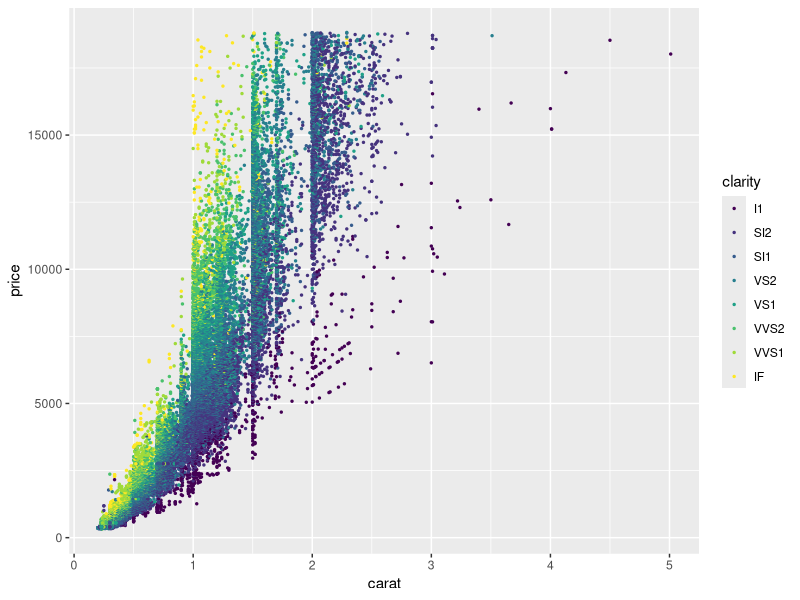
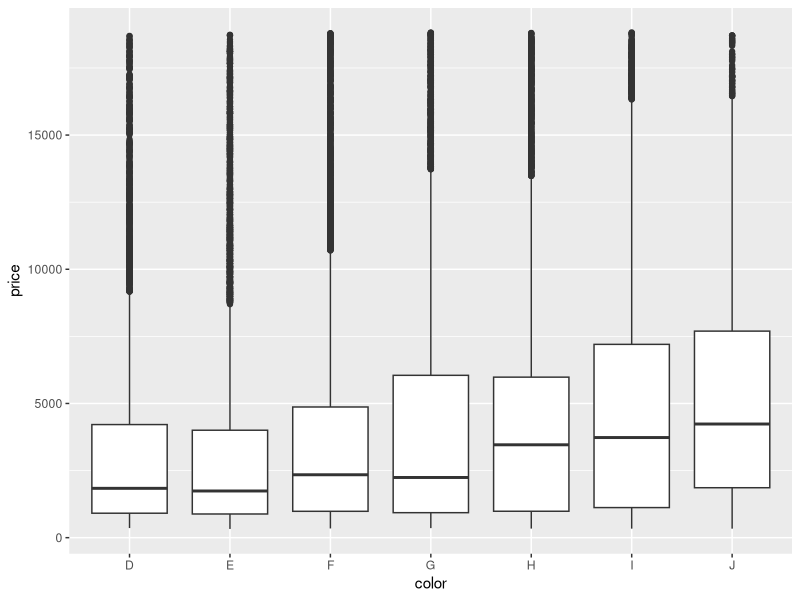
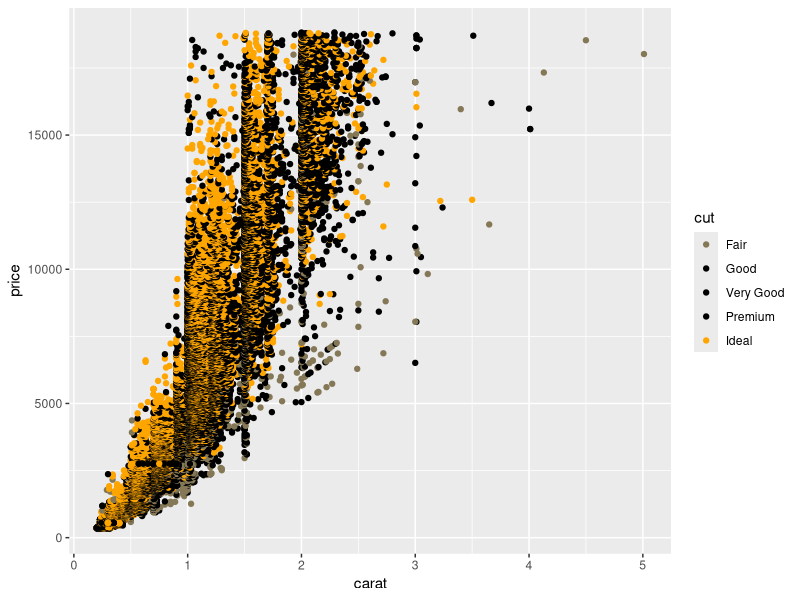
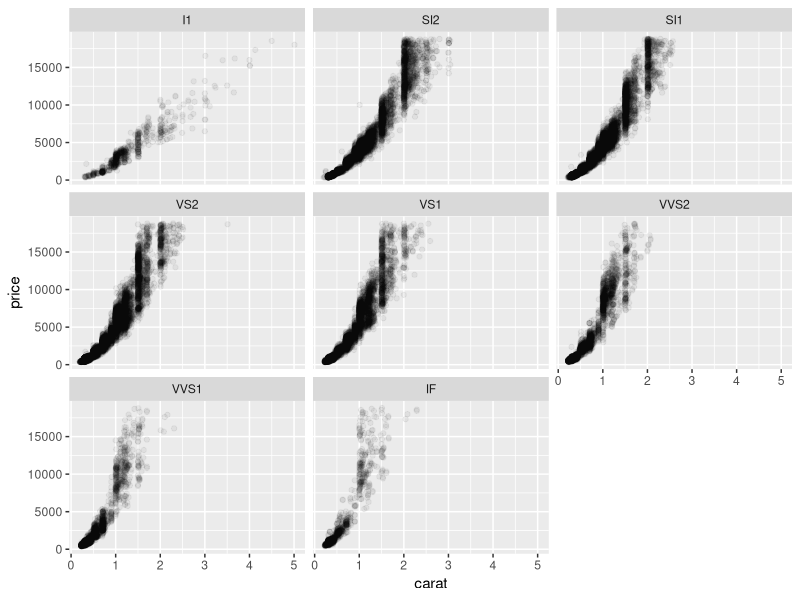
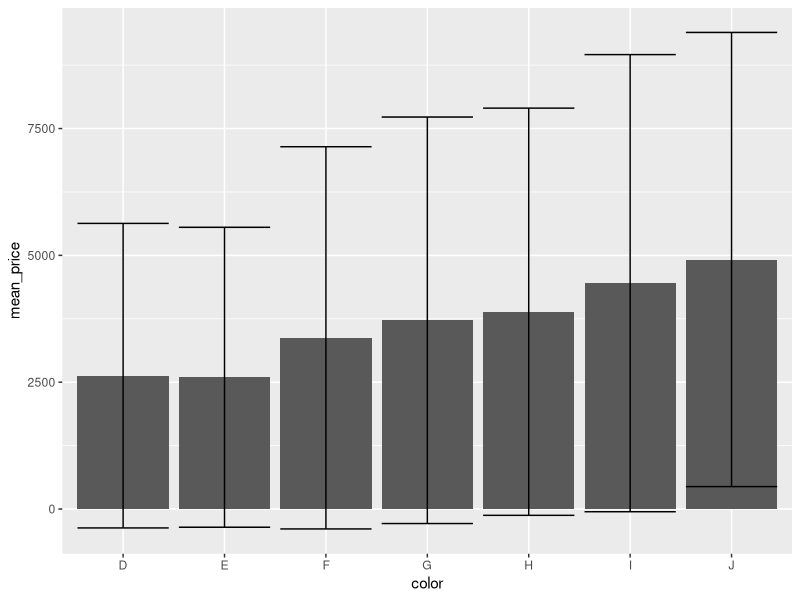
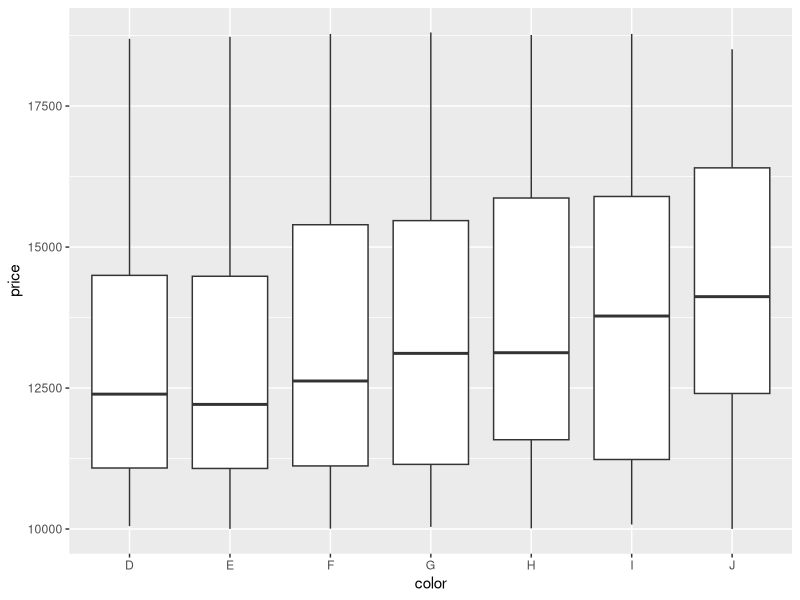
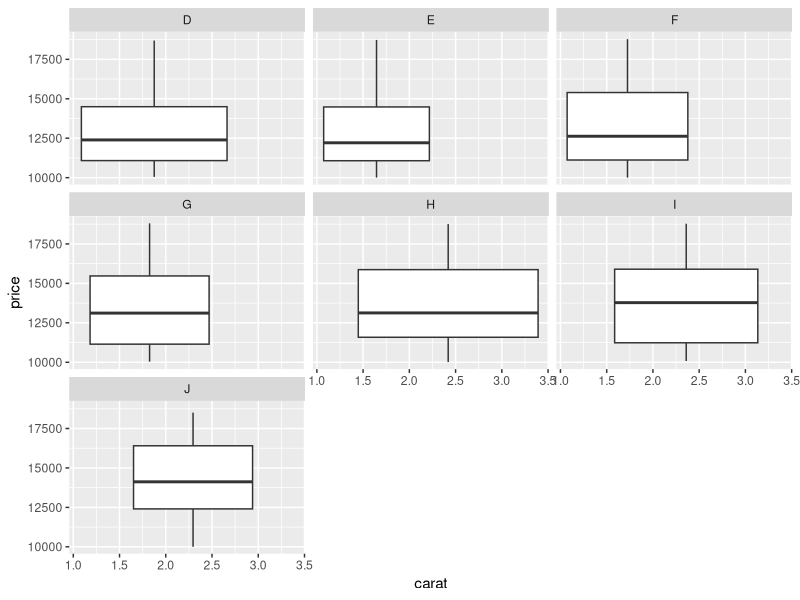
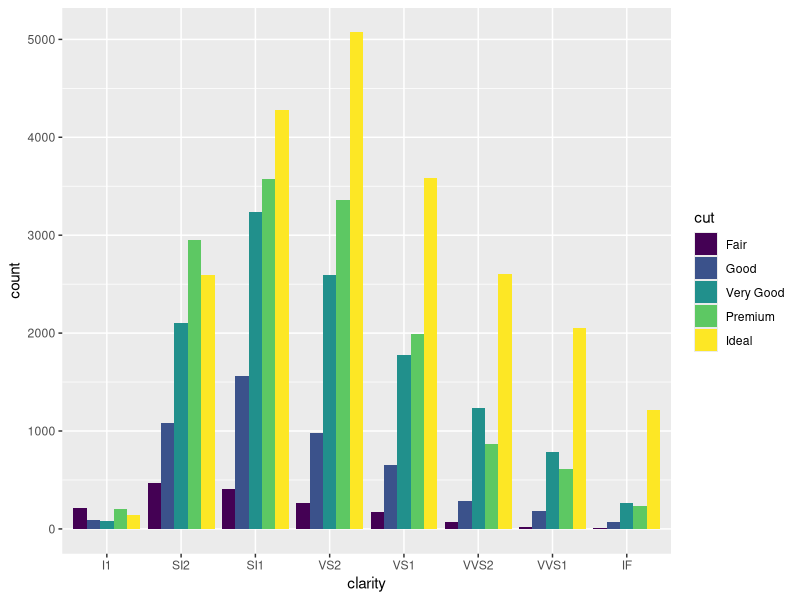

Source code (R) for these figures, in order:
# A script to explore data analysis and visualization with
# the tidyverse!

# Jacinda Chen
# November 12, 2019
# jrchen@dons.usfca.edu

# load packages
library("ggplot2")
library("dplyr")

# let's take a look at the diamonds dataset
head(diamonds)
dim(diamonds)

# using dplyr to subset data with the filter() function
diamonds %>%
  filter(cut == "Ideal") %>%
  filter(color == "E") %>%
  group_by(clarity) %>%
  summarise(mean_price = mean(price),
            sd_price = sd(price)) %>%
  mutate(se_price = sd_price / sqrt(n()))

# on to ggplot!
ggplot(data = diamonds,
      aes(x = carat,
          y = price)) +
  geom_point(aes(color = clarity),
             size = 0.5)

# boxplot where the x axis is color
# and the y axis is price
ggplot(data = diamonds,
       aes(x = color,
           y = price)) +
  geom_boxplot() # built in stat boxplot

# changing the scales of the plot
ggplot(data = diamonds,
       aes(x = carat,
           y = price,
           color = cut)) +
  geom_point() +
  scale_color_manual(values = c("#857857",
                                  "black",
                                  "black",
                                  "black",
                                  "orange"))

# let's do some faceting
# we want a series of plots, each of which is only
# for a particular clarity level, but all of them
# have carat on the x and price on the y and are colored by cut
ggplot(data = diamonds,
       aes(x = carat,
           y = price)) +
  geom_point(alpha = 0.05) +
  facet_wrap(~clarity)

# let's put dplyr together with ggplot
# barplot with errorbars with color on the x
# and price on the y axis
diamonds %>%
  filter(cut == "Ideal") %>%
  group_by(color) %>%
  summarise(mean_price = mean(price),
            sd_price = sd(price)) %>%
  ggplot(aes(x = color,
             y = mean_price)) +
  geom_col() +
  geom_errorbar(aes(ymin = mean_price - sd_price,
                    ymax = mean_price + sd_price))

diamonds %>%
  filter(cut == "Ideal") %>%
  filter(price > 10000) %>%
  ggplot(aes(x = color,
           y = price)) +
  geom_boxplot()

# practice with facets

diamonds %>%
  filter(cut == "Ideal") %>%
  filter(price > 10000) %>%
  ggplot(aes(x = carat,
             y = price)) +
  geom_boxplot() +
  facet_wrap(~color)

# use the diamonds data set to try to generate a plot with dodge

ggplot(data = diamonds,
       aes(x = clarity,
           fill = cut)) +
  geom_bar(position = "dodge")